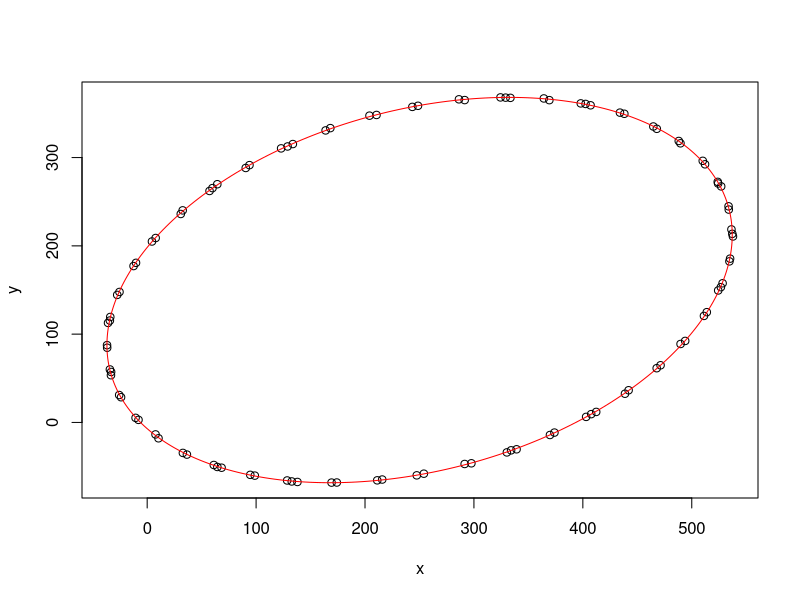

Recreate this plot in R.
# Fit ellipse
# http://lastresortsoftware.blogspot.com.au/2012/09/fitting-ellipse-to-point-data.html

fit.ellipse <- function (x, y = NULL) {
  # from:
  # http://r.789695.n4.nabble.com/Fitting-a-half-ellipse-curve-tp2719037p2720560.html
  #
  # Least squares fitting of an ellipse to point data
  # using the algorithm described in: 
  #   Radim Halir & Jan Flusser. 1998. 
  #   Numerically stable direct least squares fitting of ellipses. 
  #   Proceedings of the 6th International Conference in Central Europe 
  #   on Computer Graphics and Visualization. WSCG '98, p. 125-132 
  #
  # Adapted from the original Matlab code by Michael Bedward (2010)
  # michael.bedward@gmail.com
  #
  # Subsequently improved by John Minter (2012)
  # 
  # Arguments: 
  # x, y - x and y coordinates of the data points.
  #        If a single arg is provided it is assumed to be a
  #        two column matrix.
  #
  # Returns a list with the following elements: 
  #
  # coef - coefficients of the ellipse as described by the general 
  #        quadratic:  ax^2 + bxy + cy^2 + dx + ey + f = 0 
  #
  # center - center x and y
  #
  # major - major semi-axis length
  #
  # minor - minor semi-axis length
  #
  EPS <- 1.0e-8 
  dat <- xy.coords(x, y) 
  
  D1 <- cbind(dat$x * dat$x, dat$x * dat$y, dat$y * dat$y) 
  D2 <- cbind(dat$x, dat$y, 1) 
  S1 <- t(D1) %*% D1 
  S2 <- t(D1) %*% D2 
  S3 <- t(D2) %*% D2 
  T <- -solve(S3) %*% t(S2) 
  M <- S1 + S2 %*% T 
  M <- rbind(M[3,] / 2, -M[2,], M[1,] / 2) 
  evec <- eigen(M)$vec 
  cond <- 4 * evec[1,] * evec[3,] - evec[2,]^2 
  a1 <- evec[, which(cond > 0)] 
  f <- c(a1, T %*% a1) 
  names(f) <- letters[1:6] 
  
  # calculate the center and lengths of the semi-axes 
  #
  # see http://www.ncbi.nlm.nih.gov/pmc/articles/PMC2288654/
  # J. R. Minter
  # for the center, linear algebra to the rescue
  # center is the solution to the pair of equations
  # 2ax +  by + d = 0
  # bx  + 2cy + e = 0
  # or
  # | 2a   b |   |x|   |-d|
  # |  b  2c | * |y| = |-e|
  # or
  # A x = b
  # or
  # x = Ainv b
  # or
  # x = solve(A) %*% b
  A <- matrix(c(2*f[1], f[2], f[2], 2*f[3]), nrow=2, ncol=2, byrow=T )
  b <- matrix(c(-f[4], -f[5]), nrow=2, ncol=1, byrow=T)
  soln <- solve(A) %*% b

  b2 <- f[2]^2 / 4
  
  center <- c(soln[1], soln[2]) 
  names(center) <- c("x", "y") 
  
  num  <- 2 * (f[1] * f[5]^2 / 4 + f[3] * f[4]^2 / 4 + f[6] * b2 - f[2]*f[4]*f[5]/4 - f[1]*f[3]*f[6]) 
  den1 <- (b2 - f[1]*f[3]) 
  den2 <- sqrt((f[1] - f[3])^2 + 4*b2) 
  den3 <- f[1] + f[3] 
  
  semi.axes <- sqrt(c( num / (den1 * (den2 - den3)),  num / (den1 * (-den2 - den3)) )) 
  
  # calculate the angle of rotation 
  term <- (f[1] - f[3]) / f[2] 
  angle <- atan(1 / term) / 2 
  
  list(coef=f, center = center, major = max(semi.axes), minor = min(semi.axes), angle = unname(angle)) 
}

get.ellipse <- function( fit, n=360 ) 
{
  # Calculate points on an ellipse described by 
  # the fit argument as returned by fit.ellipse 
  # 
  # n is the number of points to render 
  
  tt <- seq(0, 2*pi, length=n) 
  sa <- sin(fit$angle) 
  ca <- cos(fit$angle) 
  ct <- cos(tt) 
  st <- sin(tt) 
  
  x <- fit$center[1] + fit$maj * ct * ca - fit$min * st * sa 
  y <- fit$center[2] + fit$maj * ct * sa + fit$min * st * ca 
  
  cbind(x=x, y=y) 
}

create.test.ellipse <- function(Rx=300,         # X-radius
                                Ry=200,         # Y-radius
                                Cx=250,         # X-center
                                Cy=150,         # Y-center
                                Rotation=0.4,   # Radians
                                NoiseLevel=0.5) # Gaussian Noise level
{
  set.seed(42)
  t <- seq(0, 100, by=1)
  x <- Rx * cos(t)
  y <- Ry * sin(t)
  nx <- x*cos(Rotation)-y*sin(Rotation) + Cx
  nx <- nx + rnorm(length(t))*NoiseLevel 
  ny <- x*sin(Rotation)+y*cos(Rotation) + Cy
  ny  <- ny + rnorm(length(t))*NoiseLevel
  cbind(x=nx, y=ny)
}

X <- create.test.ellipse()
efit <- fit.ellipse(X)
e <- get.ellipse(efit)
plot(X) 
lines(e, col="red") 

print(efit)

